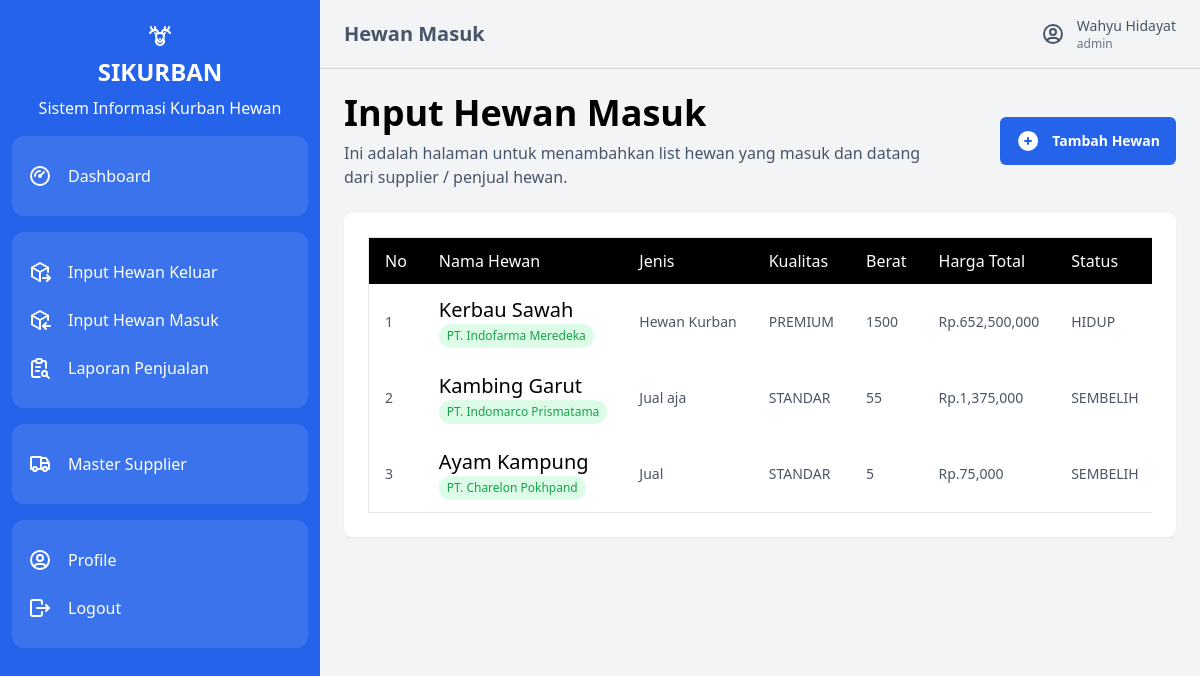
/index.php?page=hewan_masuk (signed in), run on the app's committed database.
### tables this page shows
CREATE TABLE `hewan` (
  `id` int(11) NOT NULL,
  `id_supplier` int(11) DEFAULT NULL,
  `nama` varchar(255) DEFAULT NULL,
  `jenis` varchar(255) DEFAULT NULL,
  `kualitas` varchar(255) DEFAULT NULL,
  `berat` int(11) DEFAULT NULL,
  `harga` double DEFAULT NULL,
  `tanggal` datetime DEFAULT NULL,
  `catatan` text DEFAULT NULL,
  `status` varchar(100) NOT NULL
);

CREATE TABLE `supplier` (
  `id` int(11) NOT NULL,
  `nama` varchar(255) DEFAULT NULL,
  `alamat` varchar(255) DEFAULT NULL,
  `nomor_hp` varchar(100) DEFAULT NULL,
  `rekening` varchar(100) DEFAULT NULL,
  `nomor_rekening` varchar(100) DEFAULT NULL,
  `status` varchar(100) NOT NULL
);

### report/input_hewan_masuk.php (the view, shortened to what this page needs)
<div class="flex flex-row items-center justify-between gap-16">
    <div class="flex flex-col gap-2 flex-1">
        <h1 class="text-4xl font-bold text-black">Input Hewan Masuk</h1>
        <span>Ini adalah halaman untuk menambahkan list hewan yang masuk dan datang dari supplier / penjual hewan.</span>
    </div>
    <div>
        <a href="?page=tambah_hewan" class="button">
            Tambah Hewan
        </a>
    </div>
</div>
<div class="flex flex-col bg-white p-6 rounded-lg shadow-sm">
    <?php
    include 'koneksi.php';
    $hewan =  [];
    $query = mysqli_query($koneksi, "SELECT * FROM hewan WHERE `status`<>'DELETED' order by id desc");
    while ($d = mysqli_fetch_assoc($query)) {
        $hewan[] = $d;
    }
    $query = "SELECT * FROM supplier order by id desc";
    $row = mysqli_query($koneksi, $query);
    $supplier = [];
    while ($d = mysqli_fetch_assoc($row)) {
        $supplier[$d['id']] = $d;
    }
    ?>
    <div class="table-container">
        <table class="data-table">
            <thead>
                <tr>
                    <td>No</td>
                    <td>Nama Hewan</td>
                    <td>Jenis</td>
                    <td>Kualitas</td>
                    <td>Berat</td>
                    <td>Harga Total</td>
                    <td>Status</td>
                </tr>
            </thead>
            <tbody>
                <?php $no = 0; ?>
                <?php foreach ($hewan as $d): ?>
                    <?php $no++; ?>
                    <tr>
                        <td><?= $no; ?></td>
                        <td>
                            <div class="flex flex-col items-start justify-start">
                                <span class="text-black font-medium text-xl">
                                    <?= $d['nama']; ?>
                                </span>
                                <span class="text-xs bg-green-100 text-green-600 px-2 py-1 rounded-full">
                                    <?= $supplier[$d['id_supplier']]['nama']; ?>
                                </span>
                            </div>
                        </td>
                        <td><?= $d['jenis']; ?></td>
                        <td><?= $d['kualitas']; ?></td>
                        <td><?= $d['berat']; ?></td>
                        <td>Rp.<?= number_format($d['harga'] * $d['berat']); ?></td>
                        <td><?= $d['status'];?></td>
                    </tr>
                <?php endforeach; ?>
            </tbody>
        </table>
    </div>
</div>

### index.php (shortened to what this page needs)
<?php
if ($_SESSION['auth']) {
    $user = $_SESSION['auth']['user'];
    $role = $user['role'];
    $name = $user['nama'];
    $data = [
        'dashboard' => [
            'title' => 'Dashboard',
            'link'  => 'dashboard.php',
            'role' => ['admin', 'kasir'],
        ],
        'hewan_masuk' => [
            'title' => 'Hewan Masuk',
            'link' => 'input_hewan_masuk.php',
            'role' => ['admin'],
        ],
        'hewan_keluar' => [
            'title' => 'Hewan Keluar',
            'link' => 'input_hewan_keluar.php',
            'role' => ['admin', 'kasir'],
        ],
        'kelola_supplier' => [
            'title' => 'Kelola Supplier',
            'link' => 'kelola_supplier.php',
            'role' => ['admin'],
        ],
        'tambah_supplier' => [
            'title' => 'Tambah Supplier',
            'link' => 'supplier/tambah.php',
            'role' => ['admin'],
        ],
        'edit_supplier' => [
            'title' => 'Edit Supplier',
            'link' => 'supplier/edit.php',
            'role' => ['admin'],
        ],
        'tambah_hewan' => [
            'title' => 'Tambah Hewan',
            'link' => 'hewan/tambah.php',
            'role' => ['admin'],
        ],
        'edit_hewan' => [
            'title' => 'Edit Hewan',
            'link' => 'hewan/edit.php',
            'role' => ['admin'],
        ],
        'laporan_penjualan' => [
            'title' => 'Laporan Penjualan',
            'link' => 'laporan_penjualan.php',
            'role' => ['admin', 'kasir'],
        ],
        'sembelih_hewan' => [
            'title' => 'Sembelih Hewan',
            'link' => 'hewan/sembelih.php',
            'role' => ['admin'],
        ],
        'profile' => [
            'title' => 'Profile',
            'link' => 'profile.php',
            'role' => ['admin', 'kasir'],
        ],
    ];
}
?>
<html lang="en">
<head>
    <link rel="stylesheet" href="assets/app.css">
</head>
<body>
    <div class="w-full h-screen bg-gray-100 flex">
        <div class="w-80 bg-blue-600 text-white px-3 py-6 overflow-auto">
            <div class="flex flex-col w-full gap-4">
                <div class="flex flex-col gap-2 items-center justify-center">
                    <h1 class="flex flex-row items-center gap-4">
                        <span class="font-semibold text-2xl">SIKURBAN</span>
                    </h1>
                    <span class="text-center">
                        Sistem Informasi Kurban Hewan
                    </span>
                </div>
                <div class="flex flex-col rounded-xl bg-white/10 py-4">
                    <a href="?page=dashboard" class="flex flex-row items-center gap-4 px-4 py-3 hover:bg-white/10">
                        Dashboard
                    </a>
                </div>
                <div class="flex flex-col rounded-xl bg-white/10 py-4">
                    <a href="?page=hewan_keluar" class="flex flex-row items-center gap-4 px-4 py-3 hover:bg-white/10">
                        Input Hewan Keluar
                    </a>
                    <?php if ($role == 'admin'): ?>
                        <a href="?page=hewan_masuk" class="flex flex-row items-center gap-4 px-4 py-3 hover:bg-white/10">
                            Input Hewan Masuk
                        </a>
                    <?php endif; ?>
                    <a href="?page=laporan_penjualan" class="flex flex-row items-center gap-4 px-4 py-3 hover:bg-white/10">
                        Laporan Penjualan
                    </a>
                </div>
                <?php if ($role == 'admin'): ?>
                    <div class="flex flex-col rounded-xl bg-white/10 py-4">
                        <a href="?page=kelola_supplier" class="flex flex-row items-center gap-4 px-4 py-3 hover:bg-white/10">
                            Master Supplier
                        </a>
                    </div>
                <?php endif; ?>
                <div class="flex flex-col rounded-xl bg-white/10 py-4">
                    <a href="?page=profile" class="flex flex-row items-center gap-4 px-4 py-3 hover:bg-white/10">
                        Profile
                    </a>
                    <form action="" method="post" class="p-0 m-0 w-full flex">
                        <button type="submit" name="logout" class="flex flex-row items-center gap-4 px-4 py-3 hover:bg-white/10 w-full">
                            Logout
                        </button>
                    </form>
                </div>
            </div>
        </div>
        <?php
        $routes = [];
        if (isset($_GET['page'])) {
            $routes = $data[$_GET['page']];
        }
        ?>
        <div class="flex-1 flex flex-col text-slate-600 overflow-auto">
            <div class="flex flex-row items-center justify-between gap-6 px-6 py-4 border-b border-b-gray-300">
                <span class="font-semibold text-xl"><?= $routes['title'] ?? 'Stock Hewan'; ?></span>
                <div class="flex flex-row items-center gap-3">
                    <div class="flex flex-col">
                        <span class="text-sm">
                            <?= $name; ?>
                        </span>
                        <span class="text-xs text-slate-500"><?= $role; ?></span>
                    </div>
                </div>
            </div>
            <div class="p-6 flex flex-col gap-6">
                <?php
                if (isset($_GET['page'])) {
                    $routes = $data[$_GET['page']];
                    if (in_array($role, $routes['role'])) {
                        include "report/" . $routes['link'];
                    } else {
                        echo "Tidak ada akses";
                    }
                }
                ?>
            </div>
        </div>
    </div>
</body>
</html>

### data on the page
hewan: nama "Kerbau Sawah", id_supplier.nama "PT. Indofarma Meredeka", jenis "Hewan Kurban", kualitas "PREMIUM", berat "1500", $d['harga'] * $d['berat'] "652,500,000", status "HIDUP"
hewan: nama "Kambing Garut", id_supplier.nama "PT. Indomarco Prismatama", jenis "Jual aja", kualitas "STANDAR", berat "55", $d['harga'] * $d['berat'] "1,375,000", status "SEMBELIH"
hewan: nama "Ayam Kampung", id_supplier.nama "PT. Charelon Pokhpand", jenis "Jual", kualitas "STANDAR", berat "5", $d['harga'] * $d['berat'] "75,000", status "SEMBELIH"

### other printed values
$routes['title'] "Hewan Masuk"
$name "Wahyu Hidayat"
$role "admin"
